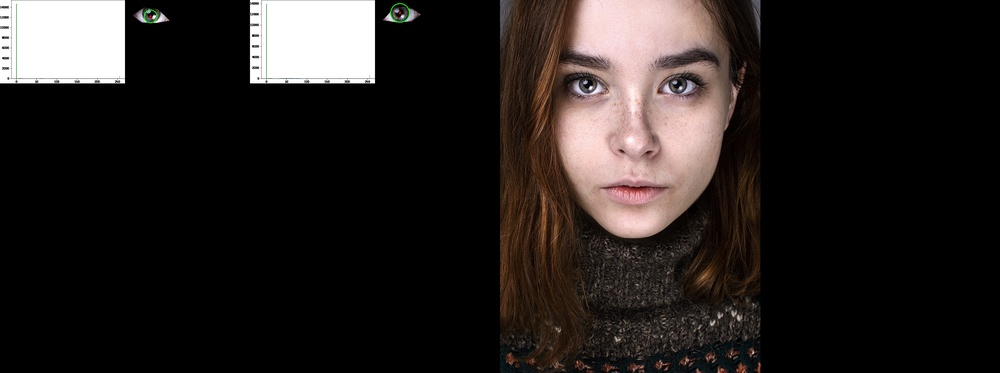
#> input picture STRUCTURE/NOTEBOOKS/nielzzz.jpg, 1000 x 373 px, shrunk from 3456 x 1288 before the run
$ python -i 'm3Show 2.py'   (imports and definitions only)
#> lines starting #> are read from the running program, lines starting #| are printed output that depends on the picture
#> further down, picture is the input picture: shape (373, 1000, 3); mean B, G, R 31.6, 33.5, 38.6
import PIL
from matplotlib import pyplot as plt
import numpy as np
import os
import os.path
import cv2
from matplotlib import pyplot as plt
from mpl_toolkits.mplot3d import Axes3D
from matplotlib import cm,colors


# [48 lines left out: functions imshow, scatter, Histogram, not called in this run]


def rgbToHSV(inputImg):

    newInputImg = cv2.cvtColor(inputImg, cv2.COLOR_BGR2RGB)


    hsv_pic = cv2.cvtColor(newInputImg, cv2.COLOR_RGB2HSV)
#> hsv_pic: shape (373, 1000, 3); mean H, S, V 7.1, 30.6, 38.8

    #Splits into color channels and creates a 3D plot
    h,s,v = cv2.split(hsv_pic)
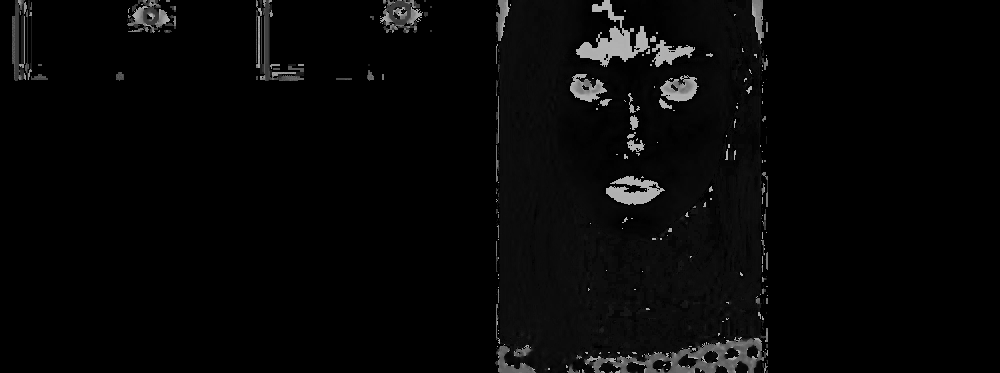
#> h: shape (373, 1000); min 0, max 179, mean 7.1
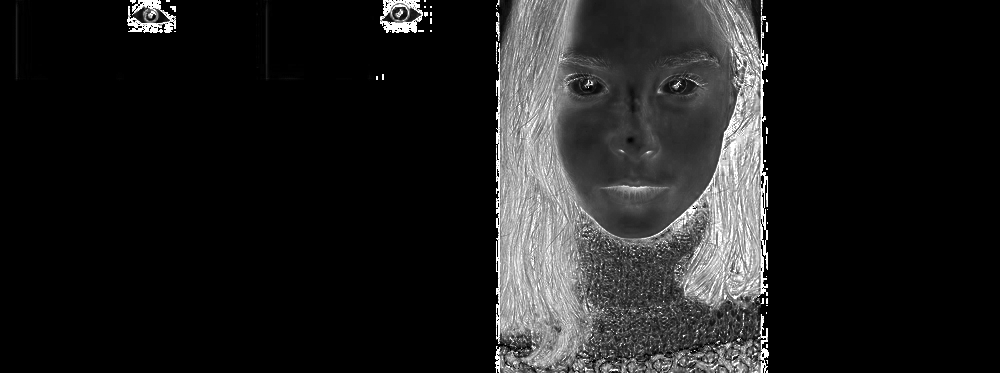
#> s: shape (373, 1000); min 0, max 255, mean 30.6
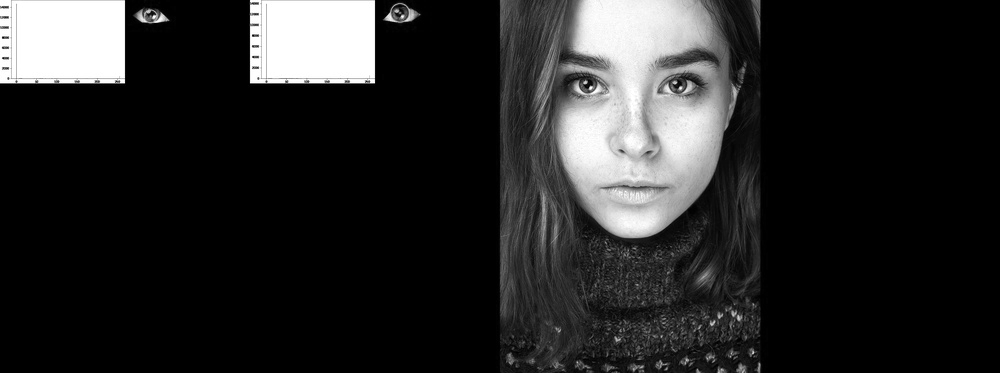
#> v: shape (373, 1000); min 0, max 255, mean 38.8
    fig = plt.figure()
    axis = fig.add_subplot(1, 1, 1, projection="3d")

    #Pixels colors and normalize
    pixel_colors = newInputImg.reshape((np.shape(newInputImg)[0]*np.shape(newInputImg)[1], 3))
    norm = colors.Normalize(vmin=-1.,vmax=1.)
    norm.autoscale(pixel_colors)
    pixel_colors = norm(pixel_colors).tolist()
#> pixel_colors = 373000 items

    #plots into H, S and V
    axis.scatter(h.flatten(), s.flatten(), v.flatten(), facecolors=pixel_colors, marker=".")
    axis.set_xlabel("Hue")
    axis.set_ylabel("Saturation")
    axis.set_zlabel("Value")

    result = plt.show()
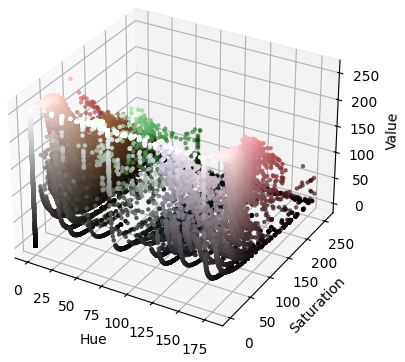
#> figure drawn by matplotlib, 1 panel

    return (inputImg)

# [16 lines left out: function h_Pass, not called in this run]


>>> import cv2
>>> picture = cv2.imread('../nielzzz.jpg')
>>> result = rgbToHSV(picture)
